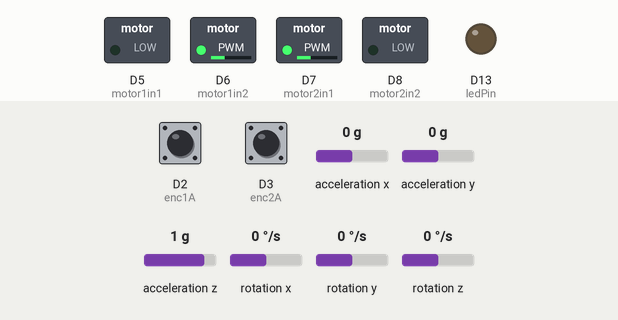
Recording of a sketch running on a simulated Arduino Nano 33 BLE. Parts: switched loads named in the sketch (green lamp = pin HIGH), output pins drawn as LEDs (lit = HIGH). The test bench sets the inputs (shaded band); at power-on: acceleration y 0 g, acceleration z 1 g, rotation x 0 °/s, D2 (enc1A) HIGH, D3 (enc2A) HIGH, acceleration x 0 g, rotation y 0 °/s, rotation z 0 °/s. Nothing arrives over Bluetooth unless stated; a phone connects over Bluetooth LE 3 s after start.

Above: at 1.12 s.
1.3 s: acceleration y set to -1.4 g
At 2.2 s:
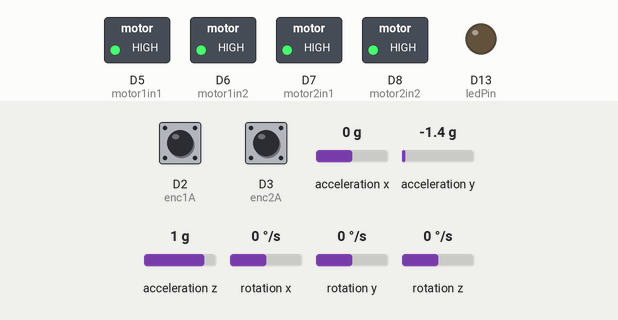
3.0 s: acceleration z set to -1.4 g
At 3.23 s:
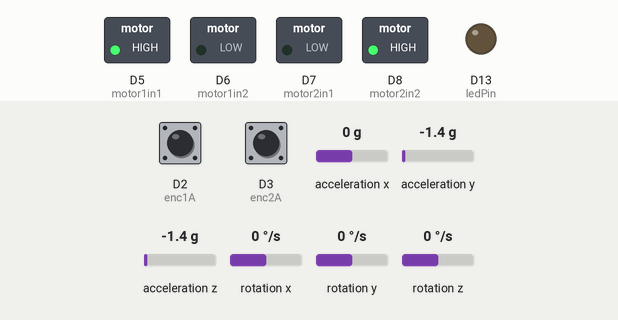
5.0 s: rotation x set to 46 °/s
7.8 s: rotation x set to 52 °/s
At 9.3 s:
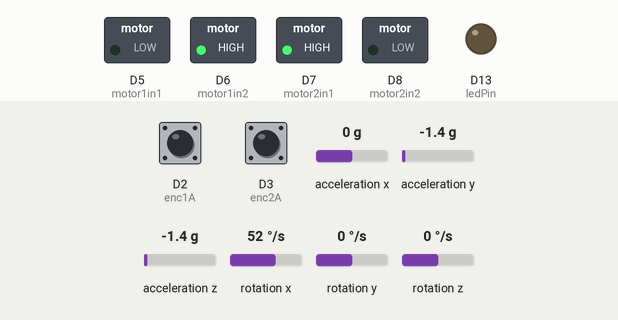
9.6 s: acceleration y set to 0 g
12.6 s: acceleration y set to 0.2 g
14.4 s: acceleration y set to 0.5 g
At 16.0 s:
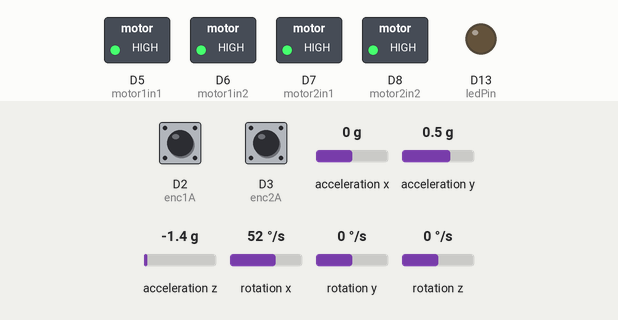
Timing chart, 0 to 17.1 s (numbered marks = the images above; inputs shaded):
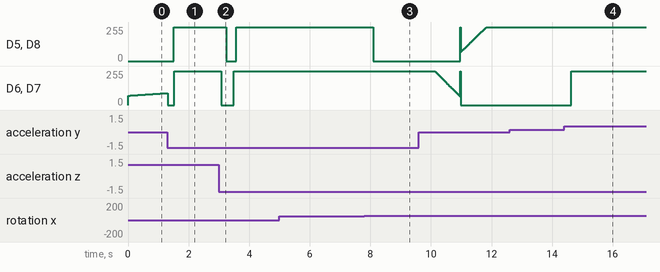

The sketch:

main_driver_count_dtmainloop.ino
```cpp
#include "Arduino_BMI270_BMM150.h"
#include <ArduinoBLE.h>
#include <string.h>
#define BUFFER_SIZE 20

//dt variables
const unsigned long LOOP_TIME_MS = 5; //target loop time = 5 ms = 2000Hz
unsigned long lastLoopTime = 0;

struct PID_t {
  float Kp;
  float Ki;
  float Kd;
  float TargetDefault;
  float OutputMax;
  float ErrorIntMax;

  float Actual;
  float Target;
  float Output;
  float Error0;
  float Error1;
  float ErrorInt;
  // float Time0;
  // float Time1;
};

// ── Pin Definitions (CHANGED FROM PART 3) ─────────────────────────
const int ledPin = LED_BUILTIN;

const int motor1in1 = 5;  // moved off interrupt pins
const int motor1in2 = 6;
const int motor2in1 = 7;
const int motor2in2 = 8;

const int enc1A = 2;  // INT0 – must be 2 or 3 on Uno
const int enc1B = 9;
const int enc2A = 3;  // INT1 – must be 2 or 3 on Uno
const int enc2B = 10;

// ── PWM / Deadband ────────────────────────────────────────────────
int pwm1 = 0;
int pwm2 = 0;
int db1f = 65, db1r = 65;  //old f is 36
int db2f = 65, db2r = 65;  //old f is 35

// ── Encoder counts (volatile = modified in ISR) ───────────────────
volatile long encCount1 = 0;
volatile long encCount2 = 0;
// Per-motor state for calcRPM
long prevCount1 = 0, prevCount2 = 0;
unsigned long prevTime1 = 0, prevTime2 = 0;

// -- Acc and gyro vars ------------------------------------------
float angleGyroX = 0;
float angleGyroPrev = 0;
float angleComp = 0;
//float lastLoopTime = 0;
//float ax, ay, az;
float degreesAccY = 0;

// ── PID Struct Vars ───────────────────────────────────────────────
PID_t anglePID;
PID_t drivePID;

float avePWM = 0;
float difPWM = 0;
float aveRPM = 0;
float difRPM = 0;

int driveCount = 0;

// Define a custom BLE service and characteristic --------------------
BLEService customService("00000000-5EC4-4083-81CD-A10B8D5CF6EC");
BLECharacteristic customCharacteristic(
  "00000001-5EC4-4083-81CD-A10B8D5CF6EC", BLERead | BLEWrite | BLENotify, BUFFER_SIZE, false);

// ── ISRs ──────────────────────────────────────────────────────────
void ISR_enc1() {
  int a = digitalRead(enc1A);
  int b = digitalRead(enc1B);
  encCount1 += (a == b) ? -2 : 2;
}

void ISR_enc2() {
  int a = digitalRead(enc2A);
  int b = digitalRead(enc2B);
  encCount2 += (a == b) ? 2 : -2;
}

// ── RPM Calculation ───────────────────────────────────────────────
// Separate state for each motor
float calcRPM(volatile long &encCount, long &prevCount, unsigned long &prevTime, float dt_seconds) {
//   unsigned long now = millis();
//   unsigned long dt = now - prevTime;
//   if (dt == 0) return 0;
// TO DO: take out prevTime as a parameter

  noInterrupts();
  long current = encCount;
  interrupts();

  long delta = current - prevCount;
  prevCount = current;
  //prevTime = now;

  float revs = (float)delta / 1920.0f;    //MAKE INTO CONST!
  return revs / dt_seconds;
}

// ── Angle Calc & Control ──────────────────────────────────────────
float angle(float dt_seconds) {
  float gx, gy, gz;
  float ax, ay, az;
  float k = 0.99;

  // Only compute if BOTH are available
  if (IMU.accelerationAvailable() && IMU.gyroscopeAvailable()) {
    IMU.readAcceleration(ax, ay, az);
    IMU.readGyroscope(gx, gy, gz);

    degreesAccY = -1 * atan(ay / az) * 180 / PI + 0.25;

    // float currentLoopTime = millis();
    // float loopDuration = currentLoopTime - lastLoopTime;
    // lastLoopTime = currentLoopTime;

    angleGyroX = angleComp + (gx - 0.3f) * (dt_seconds);
    angleComp = (k * angleGyroX) + ((1.0f - k) * degreesAccY);
  }
  return angleComp;
}

float setDriveWithFlutter(int data) {
  switch (data) {
    case 1:        //FORWARD
      return 0.3;  //max rpm is 300 ish
      break;
    case 3:  //BACKWARDS
      return -0.3;
      break;
    case 2:  //LEFT
      return 0.1;
      break;
    case 4:  //RIGHT
      return 0.1;
      break;
    case 5:  //A OR STOP
      return 0.0;
      break;
    default:     //STOP
      return 0.0;  // Invalid command, do nothing
      break;
  }

  return 0;  // Default target angle
}

float setTurnWithFlutter(int data) {
  switch (data) {
    case 1:  //FORWARD
      return 0.0;
      break;
    case 3:  //BACKWARDS
      return 0.0;
      break;
    case 2:  //LEFT
      return 10.0;
      break;
    case 4:  //RIGHT
      return -10.0;
      break;
    case 5:  //A OR STOP
      return 0.0;
      break;
    default:       //STOP
      return 0.0;  // Invalid command, do nothing
      break;
  }
  // setMotor1(pwm1);
  // setMotor2(pwm2);
  return 0.0;  // Default target angle
}


// ── H-Bridge Control ──────────────────────────────────────────────
void setMotor1(int pwm) {
  pwm = constrain(pwm, -100, 100);
  if (pwm > 0) {
    int out = (int)(((255 - db1f) * pwm / 100.0) + db1f);
    analogWrite(motor1in2, out);
    analogWrite(motor1in1, 0);
  } else if (pwm < 0) {
    int out = (int)(((255 - db1r) * (-pwm) / 100.0) + db1r);
    analogWrite(motor1in2, 0);
    analogWrite(motor1in1, out);
  } else {
    analogWrite(motor1in1, 255);
    analogWrite(motor1in2, 255);
  }
}

void setMotor2(int pwm) {
  pwm = constrain(pwm, -100, 100);
  if (pwm > 0) {
    int out = (int)(((255 - db2f) * pwm / 100.0) + db2f);
    analogWrite(motor2in1, out);
    analogWrite(motor2in2, 0);
  } else if (pwm < 0) {
    int out = (int)(((255 - db2r) * (-pwm) / 100.0) + db2r);
    analogWrite(motor2in1, 0);
    analogWrite(motor2in2, out);
  } else {
    analogWrite(motor2in1, 255);
    analogWrite(motor2in2, 255);
  }
}

// ── PID Stoff ─────────────────────────────────────────────────────
void PID_Init(PID_t &pid) {
  pid.Actual = 0;
  pid.Target = 0;
  pid.Output = 0;
  pid.Error0 = 0;
  pid.Error1 = 0;
  pid.ErrorInt = 0;
}

void updatePID(PID_t &pid, float dt_seconds) {
//   //if (dt <= 0) return;
//   pid.Time1 = pid.Time0; // old time when last called
//   pid.Time0 = millis(); // current time in milliseconds
//   float dt = (pid.Time0 - pid.Time1) * 0.001; //convert to seconds

  pid.Error1 = pid.Error0;
  pid.Error0 = pid.Target - pid.Actual;

  if (pid.Ki != 0) {
    pid.ErrorInt += pid.Error0 * dt_seconds;
    pid.ErrorInt = constrain(pid.ErrorInt, -pid.ErrorIntMax, pid.ErrorIntMax);
  } else {
    pid.ErrorInt = 0;
  }
  float derivative = (pid.Error0 - pid.Error1) / dt_seconds;
  pid.Output = (pid.Kp * pid.Error0) + (pid.Ki * pid.ErrorInt) + (pid.Kd * derivative);

  //pid.Output = constrain(pid.Output, -pid.OutputMax, pid.OutputMax);
  if (pid.Output > 100) {pid.Output = 100;}
  if (pid.Output < -100) {pid.Output = -100;}
}

// ── Setup ─────────────────────────────────────────────────────────
void setup() {
  //Serial.begin(9600);
  //while (!Serial);
  //--- MOTOR FLUTTER CODE BELOW-----------------------------------------
  // Initialize the built-in LED to indicate connection status

  lastLoopTime = micros();

  pinMode(LED_BUILTIN, OUTPUT);

  if (!BLE.begin()) {
    //Serial.println("Starting BLE failed!");
    while (1)
      ;
  }

  // Set the device name and local name
  BLE.setLocalName("NINA");
  BLE.setDeviceName("NINA");

  // Add the characteristic to the service
  customService.addCharacteristic(customCharacteristic);

  // Add the service
  BLE.addService(customService);

  // Set an initial value for the characteristic
  customCharacteristic.writeValue("Waiting for data");

  // Start advertising the service
  BLE.advertise();

  //Serial.println("Bluetooth® device active, waiting for connections...");

  //--- NINAS LAST FIGHTING CHANCE CODE BELOW ----------------------------
  pinMode(motor1in1, OUTPUT);
  pinMode(motor1in2, OUTPUT);
  pinMode(motor2in1, OUTPUT);
  pinMode(motor2in2, OUTPUT);
  pinMode(ledPin, OUTPUT);

  pinMode(enc1A, INPUT_PULLUP);  // INPUT_PULLUP avoids floating pin noise
  pinMode(enc1B, INPUT_PULLUP);
  pinMode(enc2A, INPUT_PULLUP);
  pinMode(enc2B, INPUT_PULLUP);

  attachInterrupt(digitalPinToInterrupt(enc1A), ISR_enc1, CHANGE);
  attachInterrupt(digitalPinToInterrupt(enc2A), ISR_enc2, CHANGE);

  if (!IMU.begin()) {
    // Serial.println("Failed to initialize IMU!");
    while (1)
      ;
  }

  PID_Init(anglePID);  // 3, 0.05, 7.5, 1.11, 100, 50
  anglePID = {
    .Kp = 3, //3,
    .Ki = 8, //0.08,
    .Kd = 0.05, //5,
    .TargetDefault = 1.18, // target angle
    .OutputMax = 100,
    .ErrorIntMax = 16, //5,
  };

  PID_Init(drivePID);
  drivePID = {
    .Kp = 0,
    .Ki = 0,
    .Kd = 0,
    .TargetDefault = 0, // default target speed
    .OutputMax = 10, //max target angle
    .ErrorIntMax = 5
  };

  anglePID.Target = anglePID.TargetDefault;  //setup angle PID
  drivePID.Target = drivePID.TargetDefault;  //setup drive PID, this is target speed

  anglePID.ErrorInt = 0;  //clears the error so it doesn't jerk when propping it up again?
  drivePID.ErrorInt = 0;
}

// ── Loop ──────────────────────────────────────────────────────────
void loop() {
   //float start_time = millis();
    //core control loop window
  unsigned long currentTime = micros();
// if (currentTime - lastLoopTime >= LOOP_TIME_MS) {
  float dt_seconds = (currentTime - lastLoopTime) / 1000000.0; // Convert to seconds
  lastLoopTime = currentTime; //iterate time
  //const float dt_seconds = 0.005f; //hard code dt_seconds to 5 ms to avoid integer rounding jitter

  float rpm1 = calcRPM(encCount1, prevCount1, prevTime1, dt_seconds);
  float rpm2 = calcRPM(encCount2, prevCount2, prevTime2, dt_seconds);
  aveRPM = (rpm1 + rpm2) * 0.5;
  difRPM = rpm1 - rpm2;
  drivePID.Actual = aveRPM;  //we changed it so that this is now in RPS!!
  updatePID(drivePID, dt_seconds);
  anglePID.Target = drivePID.Output + anglePID.TargetDefault;

  float tilt_angle = angle(dt_seconds);

  if (tilt_angle >= -30.0 && tilt_angle <= 30.0) {
    anglePID.Actual = tilt_angle;
    updatePID(anglePID, dt_seconds);

    avePWM = anglePID.Output;
    pwm1 = avePWM + (difPWM / 2.0f);
    pwm2 = avePWM - (difPWM / 2.0f);

    pwm1 = constrain(pwm1, -100, 100);
    pwm2 = constrain(pwm2, -100, 100);
  // TO DO: we dont need this??
  } else {
    //fall protection
    pwm1 = 0;
    pwm2 = 0;
    anglePID.ErrorInt = 0;  //clears the error so it doesn't jerk when propping it up again?
    drivePID.ErrorInt = 0;
  }

  setMotor1(pwm1);
  setMotor2(pwm2);

  BLEDevice central = BLE.central();  // Wait for a BLE central to connect

  if (central) {
    //digitalWrite(LED_BUILTIN, HIGH);  // Turn on LED to indicate connection
    int command = 0;  // ← declare here so both if and else can see it

    // Keep running while connected
    if (central.connected()) {
      // Check if the characteristic was written
      if (customCharacteristic.written()) {

        // Read the single byte directly
        const unsigned char *receivedData = customCharacteristic.value();
        int command = receivedData[0];

        customCharacteristic.writeValue("Data received");
        drivePID.Target = setDriveWithFlutter(command);  // set target angle according to button press, and pass int, not char*
        difPWM = setTurnWithFlutter(command);
      }
    }
    else {
      drivePID.Target = 0.0;  // set target angle according to button press, and pass int, not char*
      difPWM = 0.0;                                //setDifPWMWithFlutter(command);
    }
  }

  // float loopDuration = millis() - start_time;
  // Serial.println(loopDuration);
}
```

Measured:
- the behaviour switches between 49 and 50 °/s on rotation x (found by bisection; images 2 and 3)
- the behaviour switches between 0.3 and 0.4 g on acceleration y (found by bisection; images 3 and 4)
- after the input at 1.3 s, D5 (motor1in1), D8 (motor2in2): 0/255 → 255/255 after 0.20 s
- after the input at 3.0 s, D5 (motor1in1), D8 (motor2in2): 255/255 → 0/255 after 0.25 s, → 255/255 0.32 s later; D6 (motor1in2), D7 (motor2in1): 255/255 → 0/255 after 0.09 s, → 255/255 0.40 s later
- after the input at 5.0 s, every drawn part: stays the same
- after the input at 7.8 s, D5 (motor1in1), D8 (motor2in2): 255/255 → 0/255 after 0.30 s
- after the input at 12.6 s, every drawn part: stays the same
- after the input at 14.4 s, D6 (motor1in2), D7 (motor2in1): 0/255 → 255/255 after 0.23 s
